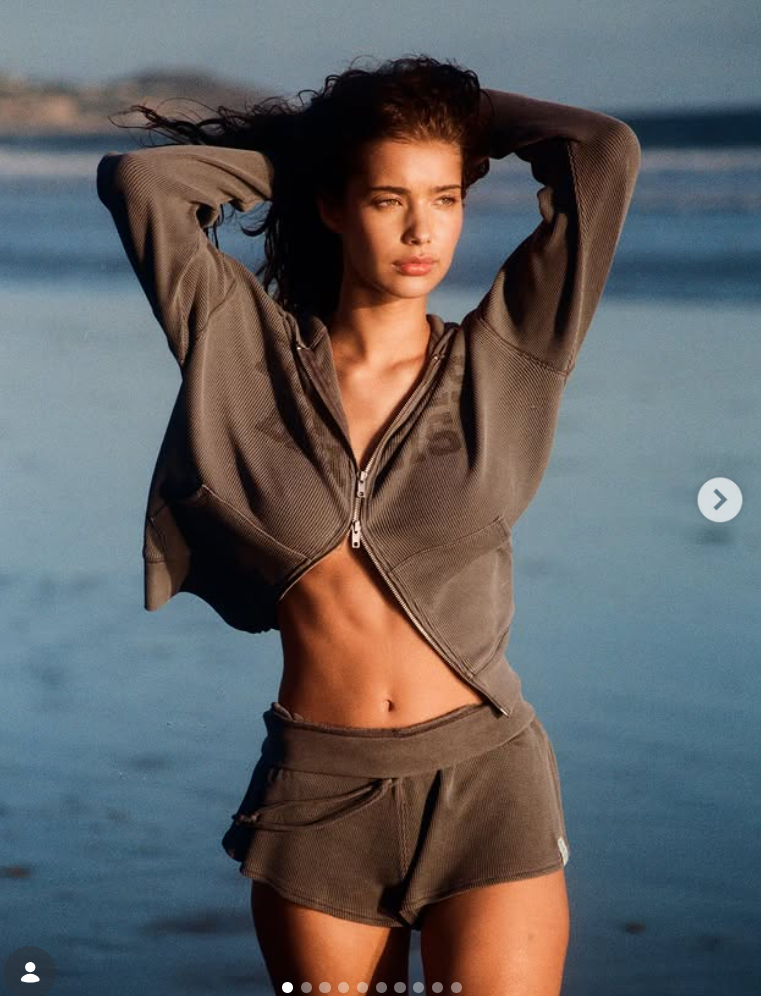
#> input picture assets/style-references/images/style_ref_046.png, 761 x 996 px; its folder holds only this picture in this run
$ python import_style_references.py --source ../assets/style-references/images
#> lines starting #> are read from the running program, lines starting #| are printed output that depends on the picture
from __future__ import annotations

import argparse
import json
import shutil
from dataclasses import dataclass
from datetime import datetime, timezone
from pathlib import Path
from typing import Callable

import numpy as np
from PIL import Image


IMAGE_EXTENSIONS = {".png", ".jpg", ".jpeg", ".webp"}


@dataclass(frozen=True)
class ProfileRule:
    profile_id: str
    title: str
    description: str
    matcher: Callable[[dict], bool]


def parse_args() -> argparse.Namespace:
    parser = argparse.ArgumentParser(
        description="Import and classify style reference images for InstaMe.",
    )
    parser.add_argument(
        "--source",
        required=True,
        help="Absolute path to the source folder containing style screenshots.",
    )
    parser.add_argument(
        "--max-images",
        type=int,
        default=0,
        help="Optional limit for imported images (0 = all).",
    )
    return parser.parse_args()


def clamp_channel(value: int) -> int:
    return max(0, min(255, value))


def rgb_to_hex(rgb: tuple[int, int, int]) -> str:
    return "#{:02X}{:02X}{:02X}".format(*rgb)


def classify_levels(arr: np.ndarray) -> tuple[str, str, str, str, float, float, float]:
    r = arr[:, :, 0]
    g = arr[:, :, 1]
    b = arr[:, :, 2]

    luma = 0.2126 * r + 0.7152 * g + 0.0722 * b
    brightness = float(np.mean(luma))
    contrast = float(np.std(luma))

    max_rgb = np.maximum(np.maximum(r, g), b)
    min_rgb = np.minimum(np.minimum(r, g), b)
    saturation_map = np.where(max_rgb > 0, (max_rgb - min_rgb) / np.maximum(max_rgb, 1), 0.0)
    saturation = float(np.mean(saturation_map))

    mean_r = float(np.mean(r))
    mean_b = float(np.mean(b))
    warmth_score = mean_r - mean_b

    if brightness < 90:
        brightness_level = "low"
    elif brightness < 155:
        brightness_level = "medium"
    else:
        brightness_level = "high"

    if contrast < 38:
        contrast_level = "soft"
    elif contrast < 68:
        contrast_level = "balanced"
    else:
        contrast_level = "high"

    if saturation < 0.22:
        saturation_level = "muted"
    elif saturation < 0.42:
        saturation_level = "balanced"
    else:
        saturation_level = "vivid"

    if warmth_score > 12:
        temperature = "warm"
    elif warmth_score < -12:
        temperature = "cool"
    else:
        temperature = "neutral"

    return (
        brightness_level,
        contrast_level,
        saturation_level,
        temperature,
        brightness,
        contrast,
        saturation,
    )


def dominant_palette(arr: np.ndarray, max_colors: int = 4) -> list[str]:
    quantized = (arr // 16).astype(np.int16)
    flat = quantized.reshape(-1, 3)
    colors, counts = np.unique(flat, axis=0, return_counts=True)
    order = np.argsort(counts)[::-1]

    dominant: list[str] = []
    for idx in order[:max_colors]:
        q_r, q_g, q_b = colors[idx]
        rgb = (
            clamp_channel(int(q_r) * 16 + 8),
            clamp_channel(int(q_g) * 16 + 8),
            clamp_channel(int(q_b) * 16 + 8),
        )
        dominant.append(rgb_to_hex(rgb))
    return dominant


def build_tags(
    *,
    brightness_level: str,
    contrast_level: str,
    saturation_level: str,
    temperature: str,
    orientation: str,
) -> tuple[list[str], list[str], list[str], list[str], list[str]]:
    style_tags = {"old_money", "luxury_editorial", "timeless_tailoring"}
    vibe_tags = {"refined", "polished"}
    aesthetic_tags = {"quiet_luxury"}
    gender_tags = {"feminine"}
    prompt_hints = {
        "preserve facial identity and natural proportions",
        "keep hair structure from style reference but preserve target hair color",
        "make only subtle wardrobe adjustments",
    }

    if orientation == "portrait":
        style_tags.add("portrait_composition")
    if orientation == "landscape":
        style_tags.add("environment_story")
    if orientation == "square":
        style_tags.add("social_media_framing")

    if brightness_level == "low":
        vibe_tags.update({"moody", "cinematic"})
        aesthetic_tags.update({"editorial_night", "noir_luxe"})
        prompt_hints.add("use sculpted low-key lighting")
    elif brightness_level == "high":
        vibe_tags.update({"airy", "clean"})
        aesthetic_tags.update({"daylight_editorial", "minimal_luxury"})
        prompt_hints.add("use soft daylight and elegant highlights")
    else:
        vibe_tags.add("balanced_light")
        aesthetic_tags.add("modern_editorial")

    if contrast_level == "high":
        style_tags.add("dramatic_contrast")
        vibe_tags.add("statement")
        prompt_hints.add("use pronounced contrast with crisp details")
    elif contrast_level == "soft":
        style_tags.add("soft_contrast")
        vibe_tags.add("delicate")
        prompt_hints.add("keep contrast soft and skin texture natural")
    else:
        style_tags.add("balanced_contrast")

    if saturation_level == "muted":
        style_tags.add("muted_palette")
        vibe_tags.add("understated")
        aesthetic_tags.add("heritage_chic")
        prompt_hints.add("focus on muted neutrals and premium fabrics")
    elif saturation_level == "vivid":
        style_tags.add("rich_palette")
        vibe_tags.add("bold")
        aesthetic_tags.add("glam_editorial")
        prompt_hints.add("keep color rich but still elegant")
    else:
        style_tags.add("controlled_palette")

    if temperature == "warm":
        style_tags.add("warm_tones")
        vibe_tags.add("golden")
        aesthetic_tags.add("sunset_luxury")
        prompt_hints.add("favor warm golden highlights and skin tones")
    elif temperature == "cool":
        style_tags.add("cool_tones")
        vibe_tags.add("sleek")
        aesthetic_tags.add("minimal_noir")
        prompt_hints.add("use cool polished tones with neutral shadows")
    else:
        style_tags.add("neutral_tones")
        vibe_tags.add("clean")
        aesthetic_tags.add("timeless_minimal")

    return (
        sorted(style_tags),
        sorted(vibe_tags),
        sorted(aesthetic_tags),
        sorted(gender_tags),
        sorted(prompt_hints),
    )


def build_profiles(references: list[dict]) -> list[dict]:
    rules = [
        ProfileRule(
            profile_id="quiet_luxury",
            title="Quiet Luxury",
            description="Muted palette, warm or neutral tones, refined and understated mood.",
            matcher=lambda ref: "muted_palette" in ref["styleTags"]
            and ("warm_tones" in ref["styleTags"] or "neutral_tones" in ref["styleTags"]),
        ),
        ProfileRule(
            profile_id="modern_editorial",
            title="Modern Editorial",
            description="Balanced contrast and polished tones for premium social-ready edits.",
            matcher=lambda ref: "balanced_contrast" in ref["styleTags"]
            and "controlled_palette" in ref["styleTags"],
        ),
        ProfileRule(
            profile_id="cinematic_editorial",
            title="Cinematic Editorial",
            description="Moody, high-contrast references for dramatic old-money visuals.",
            matcher=lambda ref: "dramatic_contrast" in ref["styleTags"] and "moody" in ref["vibeTags"],
        ),
        ProfileRule(
            profile_id="heritage_soft",
            title="Heritage Soft",
            description="Lower-contrast references with classic textures and delicate finishing.",
            matcher=lambda ref: "soft_contrast" in ref["styleTags"] and "muted_palette" in ref["styleTags"],
        ),
        ProfileRule(
            profile_id="statement_glam",
            title="Statement Glam",
            description="Rich palette and elevated contrast for bolder premium edits.",
            matcher=lambda ref: "rich_palette" in ref["styleTags"] and "statement" in ref["vibeTags"],
        ),
    ]

    profiles = []
    for rule in rules:
        matched_ids = [ref["id"] for ref in references if rule.matcher(ref)]
        profiles.append(
            {
                "id": rule.profile_id,
                "title": rule.title,
                "description": rule.description,
                "referenceIds": matched_ids,
            }
        )
    return profiles


def index_dimension(references: list[dict], field_name: str) -> dict[str, list[str]]:
    result: dict[str, list[str]] = {}
    for ref in references:
        for token in ref[field_name]:
            result.setdefault(token, []).append(ref["id"])
    for token in list(result.keys()):
        result[token] = sorted(result[token])
    return dict(sorted(result.items()))


def main() -> None:
    args = parse_args()
    root = Path(__file__).resolve().parents[1]
    source_dir = Path(args.source).expanduser().resolve()
    target_dir = root / "assets" / "style-references" / "images"
    metadata_path = root / "assets" / "style-references" / "library.json"

    if not source_dir.exists():
        raise FileNotFoundError(f"Source folder does not exist: {source_dir}")

    source_files = sorted(
        [
            path
            for path in source_dir.rglob("*")
            if path.is_file() and path.suffix.lower() in IMAGE_EXTENSIONS
        ]
    )
    if args.max_images > 0:
        source_files = source_files[: args.max_images]

    if not source_files:
        raise RuntimeError("No images found in source folder.")

    if target_dir.exists():
        shutil.rmtree(target_dir)
    target_dir.mkdir(parents=True, exist_ok=True)

    references: list[dict] = []
    for index, src_path in enumerate(source_files, start=1):
        ref_id = f"style_ref_{index:03d}"
        extension = src_path.suffix.lower() if src_path.suffix else ".png"
        dest_name = f"{ref_id}{extension}"
        dest_path = target_dir / dest_name
        shutil.copy2(src_path, dest_path)

        with Image.open(src_path) as image:
#> image is the input picture: PIL image 761x996 RGBA; mean R, G, B, A 96.6, 96.3, 97.9, 255
            image = image.convert("RGB")
#> image: PIL image 761x996 RGB
            width, height = image.size
            sample = image.resize((160, 160), Image.Resampling.BILINEAR)
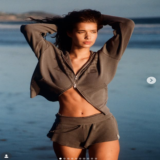
#> sample: PIL image 160x160 RGB; mean R, G, B 96.6, 96.3, 98
            arr = np.asarray(sample).astype(np.float32)

        aspect_ratio = round(width / max(height, 1), 4)
        if aspect_ratio > 1.15:
            orientation = "landscape"
        elif aspect_ratio < 0.85:
            orientation = "portrait"
        else:
            orientation = "square"

        (
            brightness_level,
            contrast_level,
            saturation_level,
            temperature,
            brightness,
            contrast,
            saturation,
        ) = classify_levels(arr)
#> in classify_levels, `r = arr[:, :, 0]`:
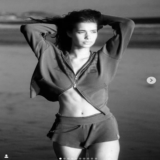
#> r: shape (160, 160) float32; min 0, max 250, mean 96.6
#> in classify_levels, `g = arr[:, :, 1]`:
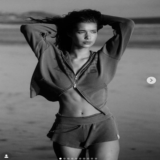
#> g: shape (160, 160) float32; min 0, max 241, mean 96.3
#> in classify_levels, `b = arr[:, :, 2]`:
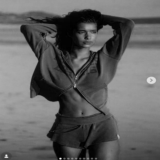
#> b: shape (160, 160) float32; min 0, max 241, mean 98
#> in classify_levels, `brightness = float(np.mean(luma))`: brightness = 96.47
#> in classify_levels, `contrast = float(np.std(luma))`: contrast = 45.08
#> in classify_levels, `max_rgb = np.maximum(np.maximum(r, g), b)`:
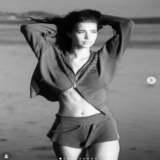
#> max_rgb: shape (160, 160) float32; min 1, max 250, mean 119
#> in classify_levels, `min_rgb = np.minimum(np.minimum(r, g), b)`:
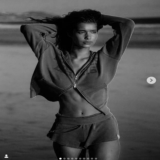
#> min_rgb: shape (160, 160) float32; min 0, max 241, mean 75.5
#> in classify_levels, `saturation_map = np.where(max_rgb > 0, (max_rgb - min_rgb) / np.maximu..`:
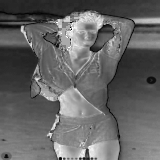
#> saturation_map: shape (160, 160) float32; min 0, max 1, mean 0.396
#> in classify_levels, `saturation = float(np.mean(saturation_map))`: saturation = 0.396
#> in classify_levels, `mean_r = float(np.mean(r))`: mean_r = 96.6
#> in classify_levels, `mean_b = float(np.mean(b))`: mean_b = 97.96
#> in classify_levels, `warmth_score = mean_r - mean_b`: warmth_score = -1.36
#> brightness_level = 'medium'; contrast_level = 'balanced'; saturation_level = 'balanced'; temperature = 'neutral'; brightness = 96.47; contrast = 45.08; saturation = 0.396
        palette = dominant_palette(arr, max_colors=4)
#> in dominant_palette, `colors, counts = np.unique(flat, axis=0, return_counts=True)`: colors = 257 rows, first 8: [0, 0, 0], [0, 0, 1], [0, 1, 1], [0, 1, 2], [0, 2, 3], [1, 0, 0], [1, 0, 1], [1, 1, 0]; counts = 257 values, max 1835 at index 108, min 1 at index 16, mean 99.61
#> in dominant_palette, `order = np.argsort(counts)[::-1]`: order = 257 values, max 256 at index 256, min 0 at index 1, mean 128
#> the loop in dominant_palette, `for idx in order[:max_colors]:` made 4 passes
#> (idx, q_r, q_g, q_b, rgb) on passes 1 to 4: (108, 6, 8, 9, (104, 136, 152)), (0, 0, 0, 0, (8, 8, 8)), (127, 7, 8, 9, (120, 136, 152)), (150, 8, 9, 10, (136, 152, 168))
#> after the loop in dominant_palette, `for idx in order[:max_colors]:`: dominant = ['#688898', '#080808', '#788898', '#8898A8']
#> palette = ['#688898', '#080808', '#788898', '#8898A8']
        style_tags, vibe_tags, aesthetic_tags, gender_tags, prompt_hints = build_tags(
            brightness_level=brightness_level,
            contrast_level=contrast_level,
            saturation_level=saturation_level,
            temperature=temperature,
            orientation=orientation,
        )
#> style_tags = ['balanced_contrast', 'controlled_palette', 'luxury_editorial', 'neutral_tones', 'old_money', 'portrait_composition', 'timeless_tailoring']; vibe_tags = ['balanced_light', 'clean', 'polished', 'refined']; aesthetic_tags = ['modern_editorial', 'quiet_luxury', 'timeless_minimal']; gender_tags = ['feminine']; prompt_hints = 3 items

        references.append(
            {
                "id": ref_id,
                "file": f"assets/style-references/images/{dest_name}",
                "sourceFilename": src_path.name,
                "width": width,
                "height": height,
                "orientation": orientation,
                "styleTags": style_tags,
                "vibeTags": vibe_tags,
                "aestheticTags": aesthetic_tags,
                "genderTags": gender_tags,
                "promptHints": prompt_hints,
                "metrics": {
                    "brightnessLevel": brightness_level,
                    "contrastLevel": contrast_level,
                    "saturationLevel": saturation_level,
                    "temperature": temperature,
                    "brightnessScore": round(brightness, 2),
                    "contrastScore": round(contrast, 2),
                    "saturationScore": round(saturation, 4),
                    "dominantPalette": palette,
                },
            }
        )

    profiles = build_profiles(references)
#> the loop in build_profiles, `for rule in rules:` made 5 passes
#> matched_ids on pass 2: ['style_ref_001']
#> after the loop in build_profiles, `for rule in rules:`: profiles = 5 items
#> profiles = 5 items
    indexes = {
        "byStyle": index_dimension(references, "styleTags"),
        "byVibe": index_dimension(references, "vibeTags"),
        "byAesthetic": index_dimension(references, "aestheticTags"),
        "byGender": index_dimension(references, "genderTags"),
    }
#> the loop in index_dimension, `for ref in references:` made 1 pass
#> after the loop in index_dimension, `for ref in references:`: result = 7 items
#> the loop in index_dimension, `for token in list(result.keys()):` made 7 passes
#> the loop in index_dimension (call 2), `for ref in references:` made 1 pass
#> the loop in index_dimension (call 2), `for token in list(result.keys()):` made 4 passes

    metadata = {
        "generatedAt": datetime.now(timezone.utc).isoformat(),
        "sourceFolder": str(source_dir),
        "referenceCount": len(references),
        "profiles": profiles,
        "indexes": indexes,
        "references": references,
    }

    metadata_path.parent.mkdir(parents=True, exist_ok=True)
    metadata_path.write_text(json.dumps(metadata, indent=2), encoding="utf-8")
    print(f"Imported {len(references)} images into {target_dir}")
#| Imported 1 images into assets/style-references/images
    print(f"Generated metadata at {metadata_path}")


if __name__ == "__main__":
    main()

$ run again, on assets/style-references/images/style_ref_063.png
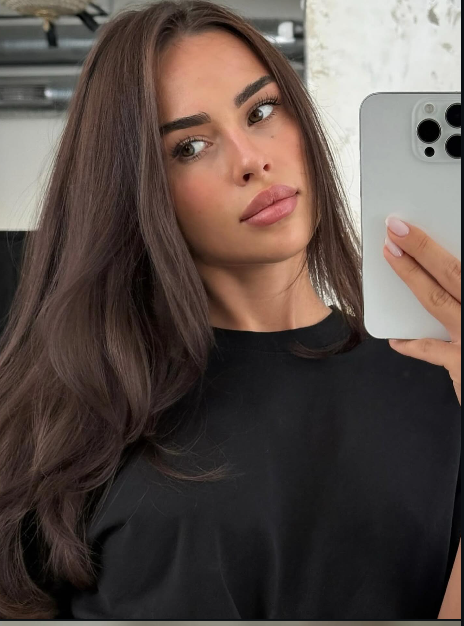
#> input picture assets/style-references/images/style_ref_063.png, 464 x 626 px
#> in main, image is the input picture: PIL image 464x626 RGBA; mean R, G, B, A 88.9, 76.6, 71.1, 255
#> image: PIL image 464x626 RGB
#> in classify_levels, `b = arr[:, :, 2]`:
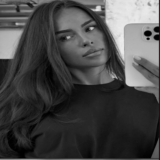
#> b: shape (160, 160) float32; min 0, max 236, mean 71.1
#> in classify_levels, `brightness = float(np.mean(luma))`: brightness = 78.81
#> in classify_levels, `contrast = float(np.std(luma))`: contrast = 63.63
#> in classify_levels, `saturation_map = np.where(max_rgb > 0, (max_rgb - min_rgb) / np.maximu..`:
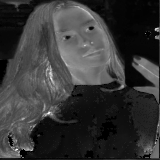
#> saturation_map: shape (160, 160) float32; min 0, max 1, mean 0.215
#> in classify_levels, `saturation = float(np.mean(saturation_map))`: saturation = 0.215
#> mean_r = 88.94
#> mean_b = 71.11
#> warmth_score = 17.83
#> in main, `( brightness_level, contrast_level, saturation_level, temperature, bri..`: brightness_level = 'low'; contrast_level = 'balanced'; saturation_level = 'muted'; temperature = 'warm'; brightness = 78.81; contrast = 63.63; saturation = 0.215
#> colors = 187 rows, first 8: [0, 0, 0], [0, 0, 1], [0, 1, 0], [0, 1, 1], [1, 0, 0], [1, 0, 1], [1, 1, 0], [1, 1, 1]; counts = 187 values, max 3637 at index 7, min 1 at index 2, mean 136.9
#> order = 187 values, max 186 at index 136, min 0 at index 8, mean 93
#> the loop in dominant_palette, `for idx in order[:max_colors]:` made 4 passes
#> (idx, q_g, q_b, rgb) on passes 1 to 4: (7, 1, 1, (24, 24, 24)), (15, 2, 2, (40, 40, 40)), (22, 2, 2, (56, 40, 40)), (33, 3, 3, (72, 56, 56))
#> after the loop in dominant_palette, `for idx in order[:max_colors]:`: dominant = ['#181818', '#282828', '#382828', '#483838']
#> style_tags = ['balanced_contrast', 'luxury_editorial', 'muted_palette', 'old_money', 'portrait_composition', 'timeless_tailoring', 'warm_tones']; vibe_tags = ['cinematic', 'golden', 'moody', 'polished', 'refined', 'understated']; aesthetic_tags = ['editorial_night', 'heritage_chic', 'noir_luxe', 'quiet_luxury', 'sunset_luxury']; gender_tags = ['feminine']; prompt_hints = 6 items
#> the loop in build_profiles, `for rule in rules:` made 5 passes
#> matched_ids on pass 1: ['style_ref_001']
#> after the loop in build_profiles, `for rule in rules:`: profiles = 5 items
#> the loop in index_dimension, `for ref in references:` made 1 pass
#> after the loop in index_dimension, `for ref in references:`: result = {'balanced_contrast': ['style_ref_001'], 'luxury_editorial': ['style_ref_001'], 'muted_palette': ['style_ref_001'], 'old_money': ['style_ref_001'], 'portrait_composition': ['style_ref_001'], 'timeless_tailoring': ['style_ref_001'], 'warm_tones': ['style_ref_001']}
#> the loop in index_dimension, `for token in list(result.keys()):` made 7 passes
#> the loop in index_dimension (call 2), `for ref in references:` made 1 pass
#> the loop in index_dimension (call 2), `for token in list(result.keys()):` made 6 passes
#| Imported 1 images into assets/style-references/images
